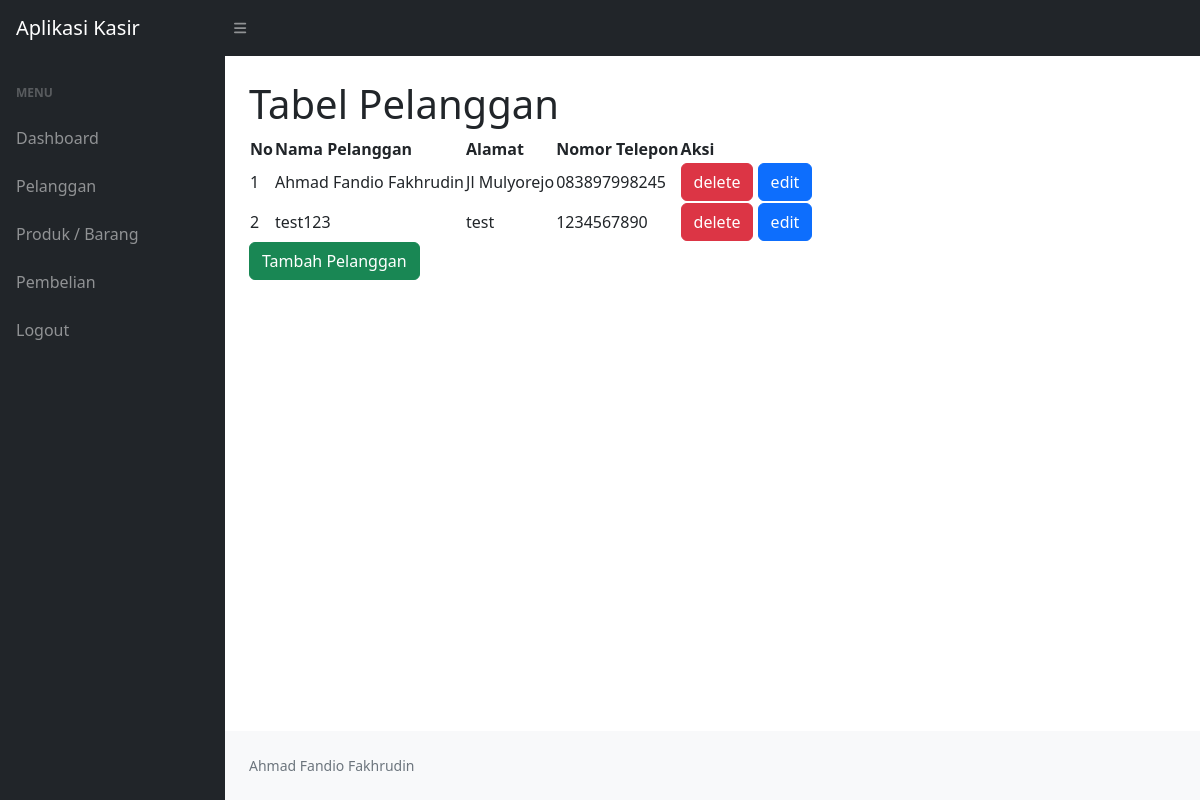
Screenshot of /ukk_kasir_fandio/pelanggan.php (signed in) with the database file from the repository.
### tables this page shows
CREATE TABLE `pelanggan` (
  `id_pelanggan` int(11) NOT NULL,
  `nama_pelanggan` varchar(255) NOT NULL,
  `alamat` text NOT NULL,
  `nomor_telepon` varchar(255) NOT NULL
);

### ukk_kasir_fandio/pelanggan.php (the view, shortened to what this page needs)
<?php
include "koneksi.php";
?>
<!DOCTYPE html>
<html lang="en">
    <head>
        <link href="https://cdn.jsdelivr.net/npm/simple-datatables@7.1.2/dist/style.min.css" rel="stylesheet" />
        <link href="css/styles.css" rel="stylesheet" />
    </head>
    <body class="sb-nav-fixed">
        <nav class="sb-topnav navbar navbar-expand navbar-dark bg-dark">
            <a class="navbar-brand ps-3" href="index.php">Aplikasi Kasir</a>
            <button class="btn btn-link btn-sm order-1 order-lg-0 me-4 me-lg-0" id="sidebarToggle" href="#!"><i class="fas fa-bars"></i></button>
        </nav>
        <div id="layoutSidenav">
            <div id="layoutSidenav_nav">
                <nav class="sb-sidenav accordion sb-sidenav-dark" id="sidenavAccordion">
                <div class="sb-sidenav-menu">
                        <div class="nav">
                            <div class="sb-sidenav-menu-heading">Menu</div>
                            <a class="nav-link" href="index.php">
                                Dashboard
                            </a>
                            <a class="nav-link" href="pelanggan.php">
                                Pelanggan
                            </a>
                            <a class="nav-link" href="produk.php">
                                Produk / Barang
                            </a>
                            <a class="nav-link" href="pembelian.php">
                                Pembelian
                            </a>
                            <a class="nav-link" href="logout.php">
                                Logout
                            </a>
                        </div>
                    </div>
                </nav>
            </div>
            <div id="layoutSidenav_content">
                <main>
                    <div class="container-fluid px-4">
                        <h1 class="mt-4">Tabel Pelanggan</h1>
                        <table id="datatablesSimple">
                            <thead>
                                <tr>
                                    <th>No</th>
                                    <th>Nama Pelanggan</th>
                                    <th>Alamat</th>
                                    <th>Nomor Telepon</th>
                                    <th>Aksi</th>
                                </tr>
                                </thead>
                                <?php
                                $no = 1;
                                $query = "Select * from pelanggan";
                                $result = mysqli_query($koneksi,$query);
                                while ($d = mysqli_fetch_assoc($result)) {
                                ?>
                                <tr>
                                    <td><?php echo $no++;?></td>
                                    <td><?php echo $d['nama_pelanggan'];?></td>
                                    <td><?php echo $d['alamat'];?></td>
                                    <td><?php echo $d['nomor_telepon'];?></td>
                                    <td>
                                        <a class="btn btn-danger" href="delete_pelanggan.php?id_pelanggan=<?php echo $d['id_pelanggan']; ?>">delete</a>
                                        <a class="btn btn-primary" href="edit_pelanggan.php?id_pelanggan=<?php echo $d['id_pelanggan']; ?>">edit</a></td>
                                </tr>
                                <?php
                                }
                                ?>
                        </table>
                        <a class="btn btn-success" href="tambah_pelanggan.php">Tambah Pelanggan</a>
                </main>
                <footer class="py-4 bg-light mt-auto">
                    <div class="container-fluid px-4">
                        <div class="d-flex align-items-center justify-content-between small">
                            <div class="text-muted">Ahmad Fandio Fakhrudin</div>
                        </div>
                    </div>
                </footer>
            </div>
        </div>
    </body>
</html>

### rows the page displays
pelanggan: nama_pelanggan "Ahmad Fandio Fakhrudin", alamat "Jl Mulyorejo", nomor_telepon "083897998245"
pelanggan: nama_pelanggan "test123", alamat "test", nomor_telepon "1234567890"
